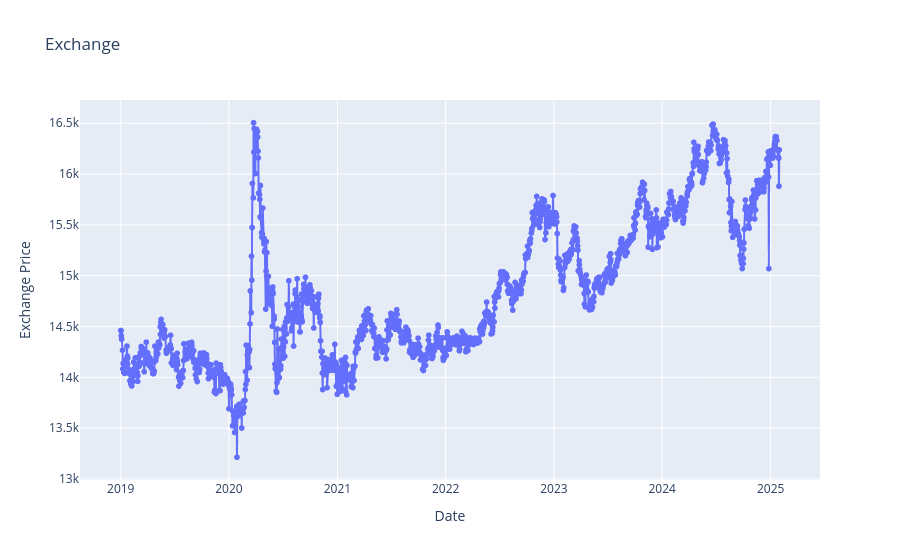

This figure's notebook cell:
### Code cell
import plotly.express as px

# Buat line chart interaktif
fig = px.line(exchange, x='Date', y='Exchange Price', title='Exchange', markers=True)
fig.show()

### Figure 1 — Plotly figure (JSON) as saved in the notebook; plotly's stock layout.template omitted (floating-point values rounded to 4 significant figures; data arrays with more than 128 entries replaced by an {"elided": "..."} marker saying what was removed)
{"data": [{"hovertemplate": "Date=%{x}<br>Exchange Price=%{y}<extra></extra>", "legendgroup": "", "line": {"color": "#636efa", "dash": "solid"}, "marker": {"symbol": "circle"}, "mode": "lines+markers", "name": "", "showlegend": false, "type": "scattergl", "x": {"elided": "1586 str values"}, "xaxis": "x", "y": {"elided": "1586 float values"}, "yaxis": "y"}], "layout": {"legend": {"tracegroupgap": 0}, "title": {"text": "Exchange"}, "xaxis": {"anchor": "y", "domain": [0, 1], "title": {"text": "Date"}}, "yaxis": {"anchor": "x", "domain": [0, 1], "title": {"text": "Exchange Price"}}}}
